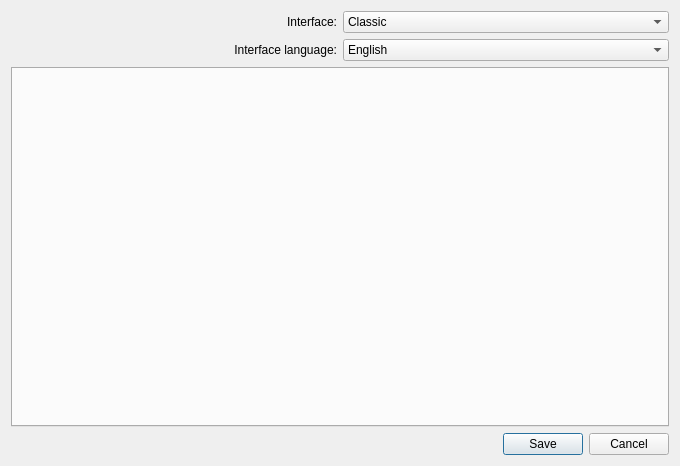
<?xml version="1.0" encoding="UTF-8"?>
<ui version="4.0">
 <class>DialogSettingAll</class>
 <widget class="QDialog" name="DialogSettingAll">
  <property name="geometry">
   <rect>
    <x>0</x>
    <y>0</y>
    <width>680</width>
    <height>466</height>
   </rect>
  </property>
  <property name="sizePolicy">
   <sizepolicy hsizetype="Expanding" vsizetype="Expanding">
    <horstretch>0</horstretch>
    <verstretch>0</verstretch>
   </sizepolicy>
  </property>
  <property name="windowTitle">
   <string>Setting</string>
  </property>
  <layout class="QVBoxLayout" name="verticalLayout_main">
   <item>
    <layout class="QHBoxLayout" name="horizontalLayout_6">
     <item>
      <widget class="QLabel" name="lbl_interface">
       <property name="text">
        <string>Interface:</string>
       </property>
       <property name="alignment">
        <set>Qt::AlignRight|Qt::AlignTrailing|Qt::AlignVCenter</set>
       </property>
      </widget>
     </item>
     <item>
      <widget class="QComboBox" name="cmb_interface">
       <item>
        <property name="text">
         <string>Classic</string>
        </property>
       </item>
       <item>
        <property name="text">
         <string>Modern</string>
        </property>
       </item>
      </widget>
     </item>
    </layout>
   </item>
   <item>
    <layout class="QHBoxLayout" name="horizontalLayout_5">
     <item>
      <widget class="QLabel" name="l_language">
       <property name="text">
        <string>Interface language:</string>
       </property>
       <property name="alignment">
        <set>Qt::AlignRight|Qt::AlignTrailing|Qt::AlignVCenter</set>
       </property>
      </widget>
     </item>
     <item>
      <widget class="QComboBox" name="cmb_language">
       <item>
        <property name="text">
         <string>English</string>
        </property>
       </item>
       <item>
        <property name="text">
         <string>Русский</string>
        </property>
       </item>
      </widget>
     </item>
    </layout>
   </item>
   <item>
    <widget class="QTabWidget" name="tabWidget">
     <property name="tabShape">
      <enum>QTabWidget::Triangular</enum>
     </property>
     <property name="iconSize">
      <size>
       <width>24</width>
       <height>24</height>
      </size>
     </property>
    </widget>
   </item>
   <item>
    <widget class="QDialogButtonBox" name="dbn_box">
     <property name="sizePolicy">
      <sizepolicy hsizetype="Expanding" vsizetype="Fixed">
       <horstretch>0</horstretch>
       <verstretch>0</verstretch>
      </sizepolicy>
     </property>
     <property name="standardButtons">
      <set>QDialogButtonBox::Cancel|QDialogButtonBox::Save</set>
     </property>
    </widget>
   </item>
  </layout>
 </widget>
 <resources/>
 <connections>
  <connection>
   <sender>cmb_language</sender>
   <signal>currentIndexChanged(int)</signal>
   <receiver>DialogSettingAll</receiver>
   <slot>changeLanguage()</slot>
   <hints>
    <hint type="sourcelabel">
     <x>278</x>
     <y>20</y>
    </hint>
    <hint type="destinationlabel">
     <x>204</x>
     <y>6</y>
    </hint>
   </hints>
  </connection>
  <connection>
   <sender>dbn_box</sender>
   <signal>accepted()</signal>
   <receiver>DialogSettingAll</receiver>
   <slot>saveSetting()</slot>
   <hints>
    <hint type="sourcelabel">
     <x>308</x>
     <y>350</y>
    </hint>
    <hint type="destinationlabel">
     <x>170</x>
     <y>375</y>
    </hint>
   </hints>
  </connection>
  <connection>
   <sender>dbn_box</sender>
   <signal>rejected()</signal>
   <receiver>DialogSettingAll</receiver>
   <slot>reject()</slot>
   <hints>
    <hint type="sourcelabel">
     <x>398</x>
     <y>346</y>
    </hint>
    <hint type="destinationlabel">
     <x>383</x>
     <y>377</y>
    </hint>
   </hints>
  </connection>
 </connections>
 <slots>
  <slot>changeLanguage()</slot>
  <slot>saveSetting()</slot>
  <slot>editReplacementDictionary()</slot>
  <slot>switchFontRow()</slot>
 </slots>
</ui>
